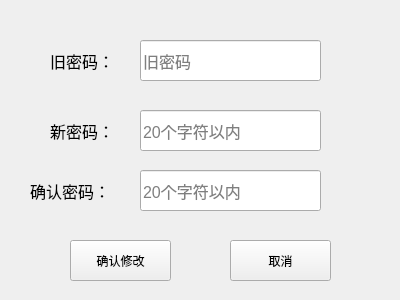
<?xml version="1.0" encoding="UTF-8"?>
<ui version="4.0">
 <class>Form</class>
 <widget class="QWidget" name="Form">
  <property name="geometry">
   <rect>
    <x>0</x>
    <y>0</y>
    <width>400</width>
    <height>300</height>
   </rect>
  </property>
  <property name="windowTitle">
   <string>修改密码</string>
  </property>
  <widget class="QLineEdit" name="old_line">
   <property name="geometry">
    <rect>
     <x>140</x>
     <y>40</y>
     <width>181</width>
     <height>41</height>
    </rect>
   </property>
   <property name="font">
    <font>
     <family>Arial</family>
     <pointsize>12</pointsize>
    </font>
   </property>
   <property name="placeholderText">
    <string>旧密码</string>
   </property>
  </widget>
  <widget class="QPushButton" name="pushButton">
   <property name="geometry">
    <rect>
     <x>70</x>
     <y>240</y>
     <width>101</width>
     <height>41</height>
    </rect>
   </property>
   <property name="text">
    <string>确认修改</string>
   </property>
  </widget>
  <widget class="QLabel" name="label_4">
   <property name="geometry">
    <rect>
     <x>50</x>
     <y>40</y>
     <width>71</width>
     <height>41</height>
    </rect>
   </property>
   <property name="font">
    <font>
     <family>Arial</family>
     <pointsize>12</pointsize>
    </font>
   </property>
   <property name="text">
    <string>旧密码：</string>
   </property>
  </widget>
  <widget class="QLabel" name="label_5">
   <property name="geometry">
    <rect>
     <x>50</x>
     <y>110</y>
     <width>71</width>
     <height>41</height>
    </rect>
   </property>
   <property name="font">
    <font>
     <family>Arial</family>
     <pointsize>12</pointsize>
    </font>
   </property>
   <property name="text">
    <string>新密码：</string>
   </property>
  </widget>
  <widget class="QLineEdit" name="new_line">
   <property name="geometry">
    <rect>
     <x>140</x>
     <y>110</y>
     <width>181</width>
     <height>41</height>
    </rect>
   </property>
   <property name="font">
    <font>
     <family>Arial</family>
     <pointsize>12</pointsize>
    </font>
   </property>
   <property name="placeholderText">
    <string>20个字符以内</string>
   </property>
  </widget>
  <widget class="QLabel" name="label_6">
   <property name="geometry">
    <rect>
     <x>30</x>
     <y>170</y>
     <width>91</width>
     <height>41</height>
    </rect>
   </property>
   <property name="font">
    <font>
     <family>Arial</family>
     <pointsize>12</pointsize>
    </font>
   </property>
   <property name="text">
    <string>确认密码：</string>
   </property>
  </widget>
  <widget class="QLineEdit" name="new_line_2">
   <property name="geometry">
    <rect>
     <x>140</x>
     <y>170</y>
     <width>181</width>
     <height>41</height>
    </rect>
   </property>
   <property name="font">
    <font>
     <family>Arial</family>
     <pointsize>12</pointsize>
    </font>
   </property>
   <property name="placeholderText">
    <string>20个字符以内</string>
   </property>
  </widget>
  <widget class="QPushButton" name="pushButton_2">
   <property name="geometry">
    <rect>
     <x>230</x>
     <y>240</y>
     <width>101</width>
     <height>41</height>
    </rect>
   </property>
   <property name="text">
    <string>取消</string>
   </property>
  </widget>
 </widget>
 <resources/>
 <connections/>
</ui>
